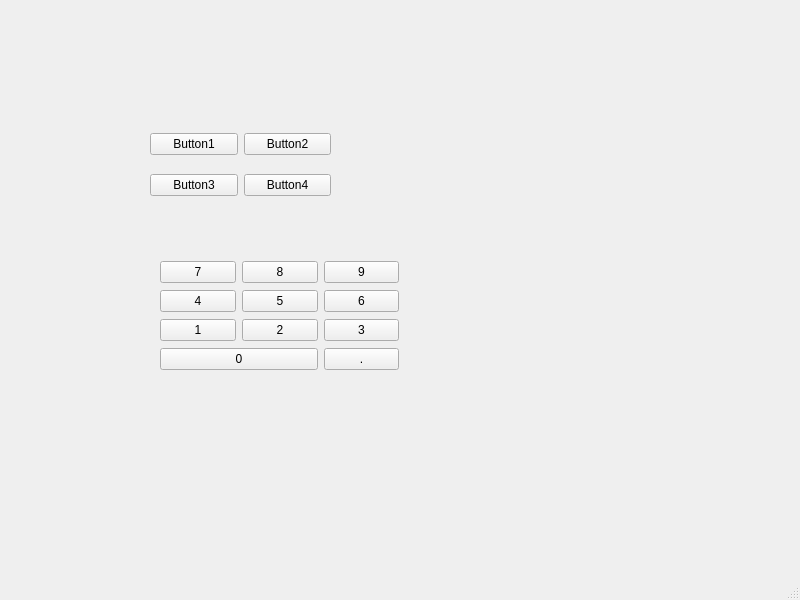
<?xml version="1.0" encoding="UTF-8"?>
<ui version="4.0">
 <class>MainWindow</class>
 <widget class="QMainWindow" name="MainWindow">
  <property name="geometry">
   <rect>
    <x>0</x>
    <y>0</y>
    <width>800</width>
    <height>600</height>
   </rect>
  </property>
  <property name="windowTitle">
   <string>MainWindow</string>
  </property>
  <widget class="QWidget" name="centralwidget">
   <widget class="QWidget" name="">
    <property name="geometry">
     <rect>
      <x>150</x>
      <y>120</y>
      <width>181</width>
      <height>91</height>
     </rect>
    </property>
    <layout class="QGridLayout" name="gridLayout">
     <item row="0" column="0">
      <widget class="QPushButton" name="pushButton">
       <property name="text">
        <string>Button1</string>
       </property>
      </widget>
     </item>
     <item row="0" column="1">
      <widget class="QPushButton" name="pushButton_2">
       <property name="text">
        <string>Button2</string>
       </property>
      </widget>
     </item>
     <item row="1" column="0">
      <widget class="QPushButton" name="pushButton_3">
       <property name="text">
        <string>Button3</string>
       </property>
      </widget>
     </item>
     <item row="1" column="1">
      <widget class="QPushButton" name="pushButton_4">
       <property name="text">
        <string>Button4</string>
       </property>
      </widget>
     </item>
    </layout>
   </widget>
   <widget class="QWidget" name="">
    <property name="geometry">
     <rect>
      <x>160</x>
      <y>260</y>
      <width>239</width>
      <height>112</height>
     </rect>
    </property>
    <layout class="QGridLayout" name="gridLayout_2">
     <item row="0" column="0">
      <widget class="QPushButton" name="pushButton_5">
       <property name="text">
        <string>7</string>
       </property>
      </widget>
     </item>
     <item row="0" column="1">
      <widget class="QPushButton" name="pushButton_6">
       <property name="text">
        <string>8</string>
       </property>
      </widget>
     </item>
     <item row="0" column="2">
      <widget class="QPushButton" name="pushButton_7">
       <property name="text">
        <string>9</string>
       </property>
      </widget>
     </item>
     <item row="1" column="0">
      <widget class="QPushButton" name="pushButton_8">
       <property name="text">
        <string>4</string>
       </property>
      </widget>
     </item>
     <item row="1" column="1">
      <widget class="QPushButton" name="pushButton_9">
       <property name="text">
        <string>5</string>
       </property>
      </widget>
     </item>
     <item row="1" column="2">
      <widget class="QPushButton" name="pushButton_10">
       <property name="text">
        <string>6</string>
       </property>
      </widget>
     </item>
     <item row="2" column="0">
      <widget class="QPushButton" name="pushButton_11">
       <property name="text">
        <string>1</string>
       </property>
      </widget>
     </item>
     <item row="2" column="1">
      <widget class="QPushButton" name="pushButton_12">
       <property name="text">
        <string>2</string>
       </property>
      </widget>
     </item>
     <item row="2" column="2">
      <widget class="QPushButton" name="pushButton_13">
       <property name="text">
        <string>3</string>
       </property>
      </widget>
     </item>
     <item row="3" column="2">
      <widget class="QPushButton" name="pushButton_15">
       <property name="text">
        <string>.</string>
       </property>
      </widget>
     </item>
     <item row="3" column="0" colspan="2">
      <widget class="QPushButton" name="pushButton_14">
       <property name="text">
        <string>0</string>
       </property>
      </widget>
     </item>
    </layout>
   </widget>
  </widget>
  <widget class="QMenuBar" name="menubar">
   <property name="geometry">
    <rect>
     <x>0</x>
     <y>0</y>
     <width>800</width>
     <height>23</height>
    </rect>
   </property>
  </widget>
  <widget class="QStatusBar" name="statusbar"/>
 </widget>
 <resources/>
 <connections/>
</ui>
